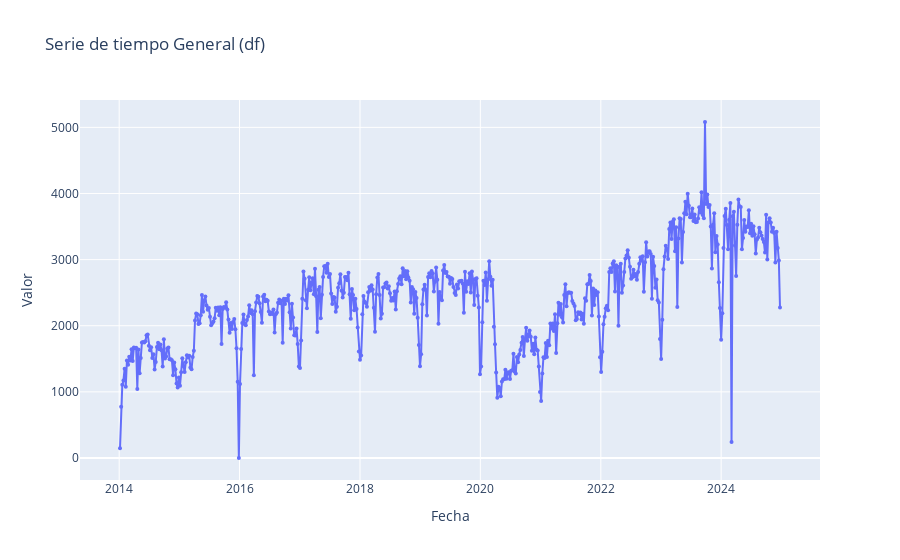

The notebook cell saved with this chart:
### Code cell
df_acumulado = df_general.groupby('Fecha')['Valor'].sum().reset_index()
df_acumulado['Semana'] = df_acumulado["Fecha"].dt.isocalendar().week
display(df_acumulado.head())
# 
fig = px.line(df_acumulado, x='Fecha', y='Valor',title=f"Serie de tiempo General (df)", 
              hover_data={'Semana': True, 'Fecha': True},
              markers=True, 
            )
# Ajustar el tamaño de los marcadores
fig.update_traces(marker=dict(size=4))
# # fig.update_layout(height=800)
fig.show()

### Figure 1 — Plotly figure (JSON) as saved in the notebook; plotly's stock layout.template omitted (floating-point values rounded to 4 significant figures; data arrays with more than 128 entries replaced by an {"elided": "..."} marker saying what was removed)
{"data": [{"customdata": {"elided": "573x1 int values"}, "hovertemplate": "Fecha=%{x}<br>Valor=%{y}<br>Semana=%{customdata[0]}<extra></extra>", "legendgroup": "", "line": {"color": "#636efa", "dash": "solid"}, "marker": {"size": 4, "symbol": "circle"}, "mode": "lines+markers", "name": "", "orientation": "v", "showlegend": false, "type": "scatter", "x": {"elided": "573 str values"}, "xaxis": "x", "y": {"elided": "573 float values"}, "yaxis": "y"}], "layout": {"legend": {"tracegroupgap": 0}, "title": {"text": "Serie de tiempo General (df)"}, "xaxis": {"anchor": "y", "domain": [0, 1], "title": {"text": "Fecha"}}, "yaxis": {"anchor": "x", "domain": [0, 1], "title": {"text": "Valor"}}}}
